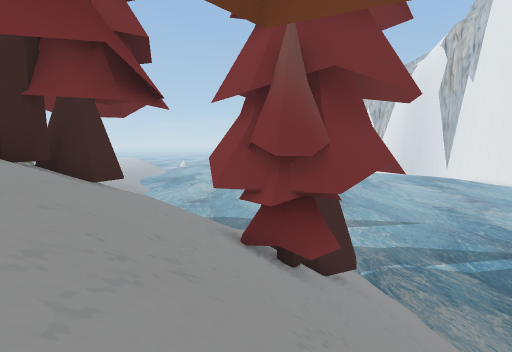
view 1 (above)

24 first-person views from a walk through a 3-D level made in the Unity game engine. The camera is 1.4 m above the floor, tilts 6° down and sees 80° across. The floor is counted in squares, 2 m on a side. Each view is taken from the middle of a square. On the plan, view 1 faces up. The plan holds only what a view shows up to about 10 squares ahead; the rest is blank. The place goes on beyond the plan. Some animated figures are not drawn.

view 2
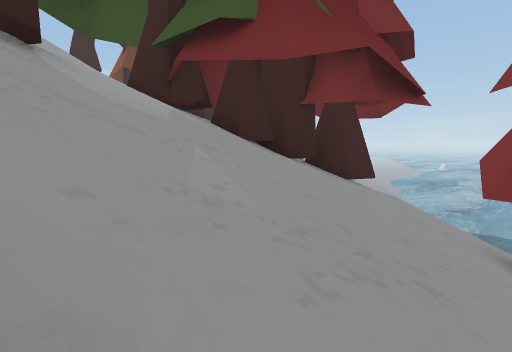

view 3
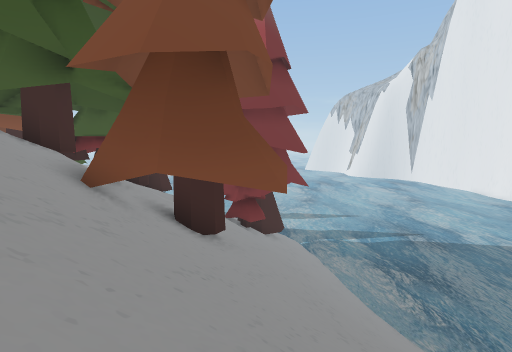

view 4
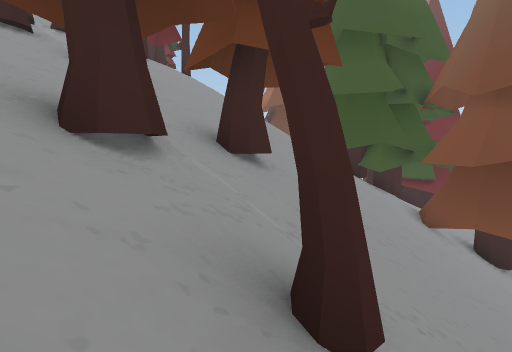

view 5
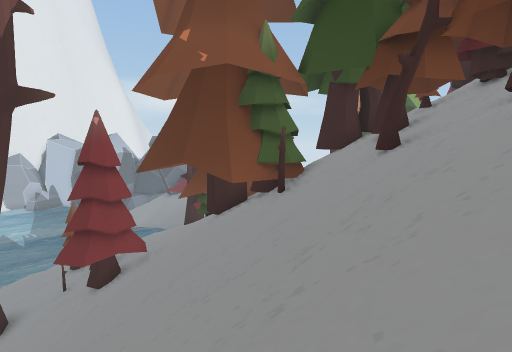

view 6
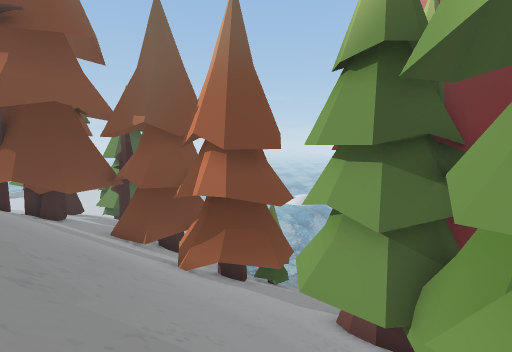

view 7
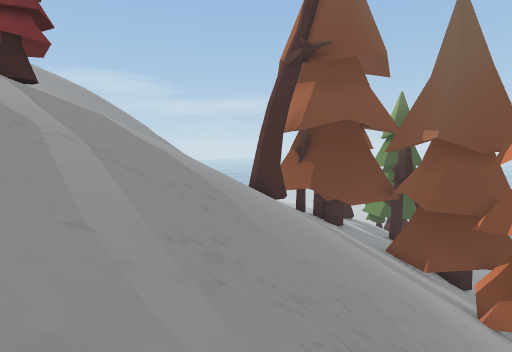

view 8
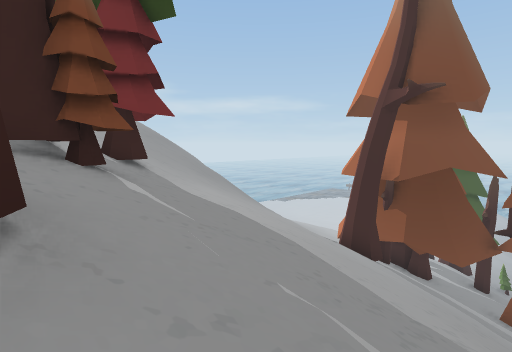

view 9
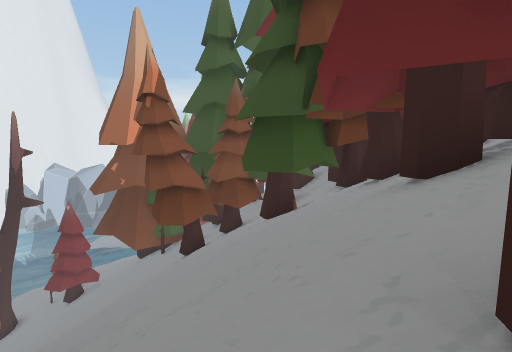

view 10
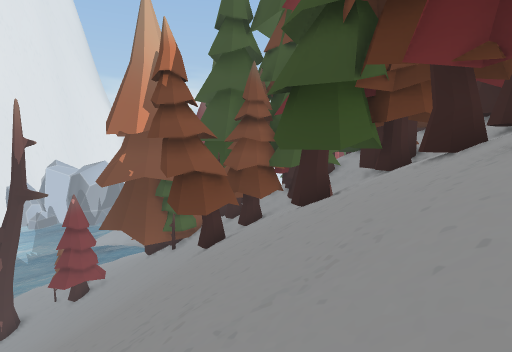

view 11
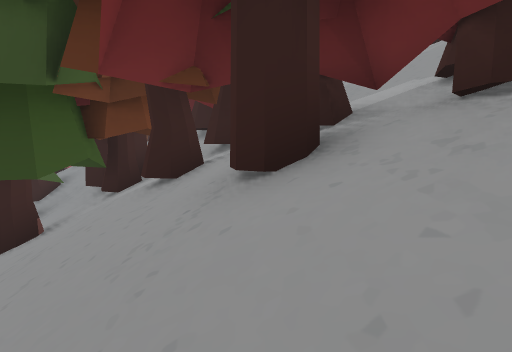

view 12
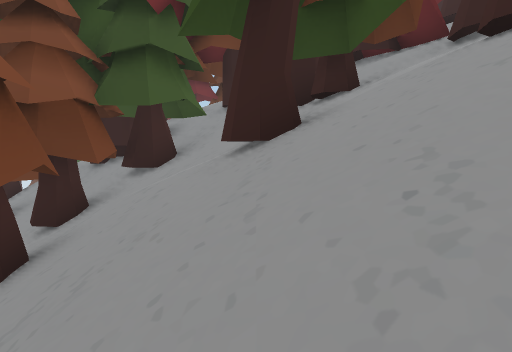

view 13
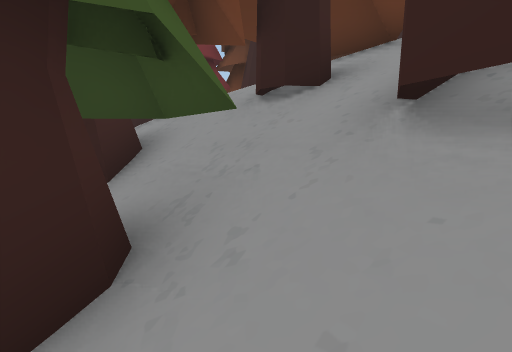

view 14
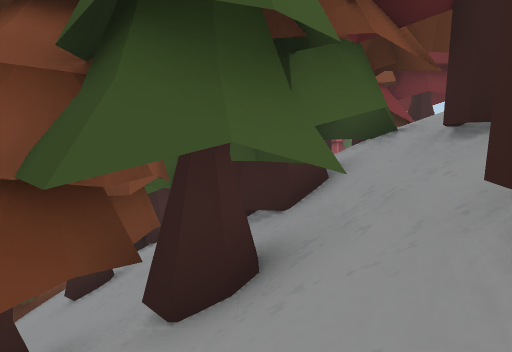

view 15
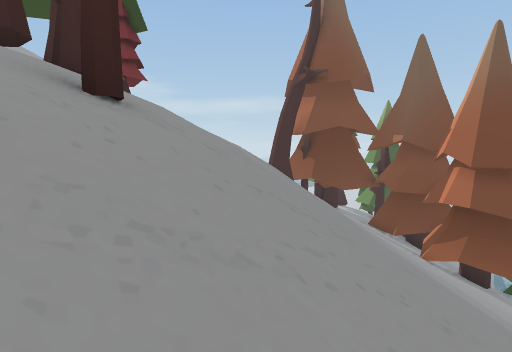

view 16
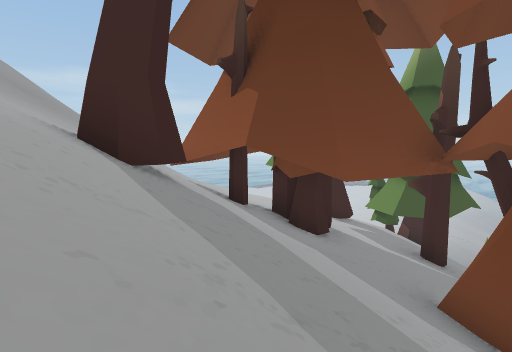

view 17
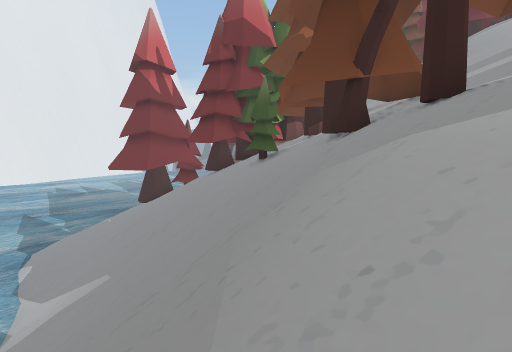

view 18
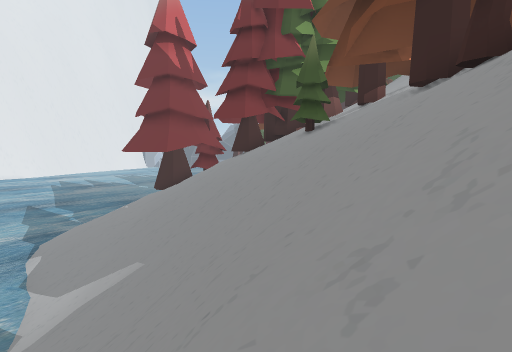

view 19
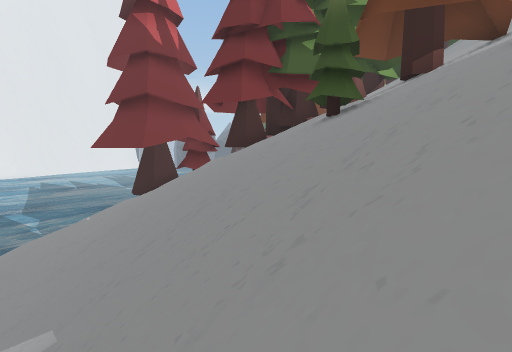

view 20
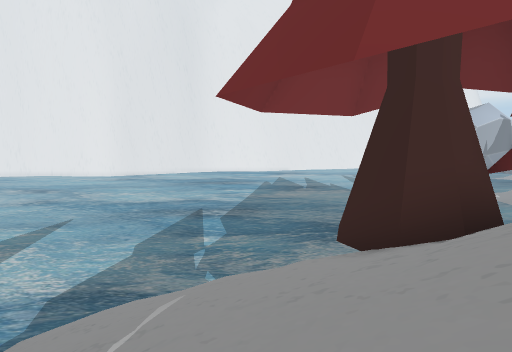

view 21
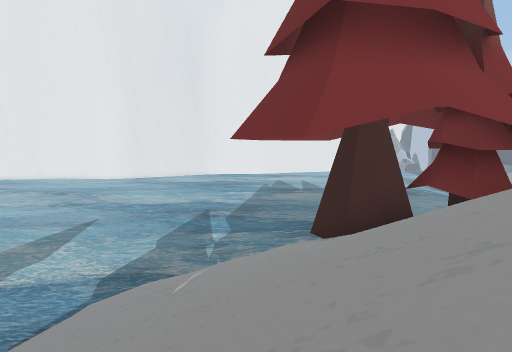

view 22
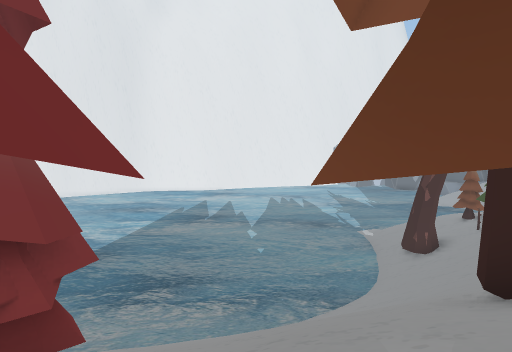

view 23
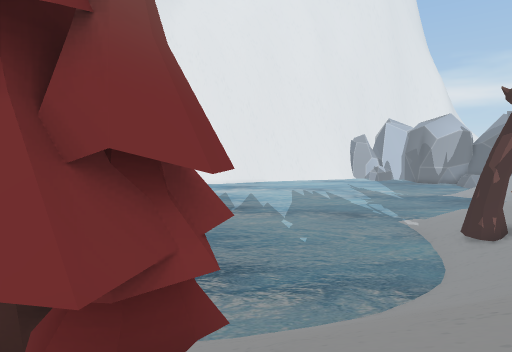

view 24
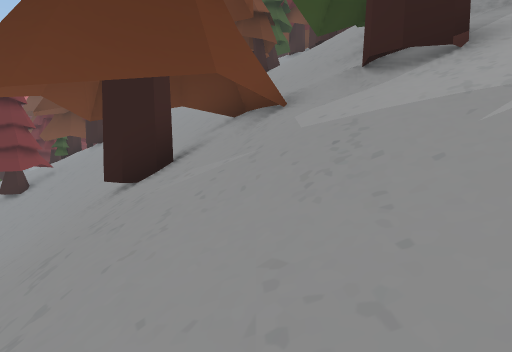

### Floor plan
Key: @ floor where view 1 was taken; # wall or solid block; x gap in a wall; . main floor; : floor 7.25 m higher than the main floor; + floor 11.25 m higher than the main floor; * floor 12.75 m higher than the main floor; % floor 14.5 m higher than the main floor; / step, stairs or slope; = window, fence, low wall or low ledge; ~ liquid the walk can cross; ≈ liquid the walk keeps out of; T tree; O other object.
Columns run from 18 left of view 1 to 8 right of it. Each row starts with its distance up from view 1.
 15    / /      ~≈     ≈≈≈≈≈≈≈
 14    ///////////~~≈≈≈≈≈≈≈≈≈≈
 13   /////////////////~≈≈≈≈≈≈
 12  T///////////////////≈≈≈≈≈
 11 TT+//////////////////~≈≈≈≈
 10 / //T/T///////////////≈≈≈≈≈
  9 */#///////////////// /≈≈≈≈≈
  8 //#T/#/#//////////////~≈≈≈
  7 T/T//TTTT/TT///////##//≈≈≈
  6 T#////TTT#////TT///T#//≈≈≈≈
  5 /TT/////T#//T #://TT///≈≈≈≈
  4 ////////TT//# T#////// ≈≈≈≈
  3 ////////////#TT////////~≈≈≈
  2 ///////////T////////////≈≈≈
  1 ////////////T///////////≈≈≈
  0 ////////////T/#/#/@/////.≈≈
 -1 ////////////TT#/T/#//////~≈
 -2 TT//////////TT#xTT////////~
 -3  TT#//////// TT////////////
 -4   TTTT////// //////////////
 -5     /#//T/////////////////
 -6     #TT////////////////////
 -7        #T#/////////////////
 -8       T#T////////////////T#
 -9      TT##TT/////T////////TT
-10       //TT//TT////////////
-11      ///TTTT#///T/T//T#/#
-12      /// TT###/#T/T//####
-13          TTT###TT=T#//TT
-14   O     /T # ##T#TT%/T#
-15   O    TT   T##TT##TT#
-16             TTTTT //
-17              T/TT
-18                  ##
-19                 TT#
-20                 T#
-21        O     TTTT
-22        O      TTTT

Positions as (right, up) in squares from view 1, and headings:
1: (0, 0), facing up
2: (0, 0), facing up-left
3: (1, -7), facing up
4: (1, -12), facing up-left
5: (-2, -5), facing down-right
6: (-8, -3), facing up
7: (-9, -3), facing up-left
8: (-12, -4), facing up-left
9: (-10, -4), facing down-right
10: (-9, -4), facing down-right
11: (-9, -5), facing down
12: (-5, -6), facing down
13: (-4, -11), facing down
14: (-5, -11), facing down-right
15: (-7, -6), facing up-left
16: (-12, 3), facing up-left
17: (-15, 15), facing down-right
18: (-13, 15), facing down-right
19: (-11, 13), facing down-right
20: (-3, 9), facing right
21: (-5, 9), facing right
22: (-3, 2), facing right
23: (-2, 4), facing right
24: (-2, 4), facing down
